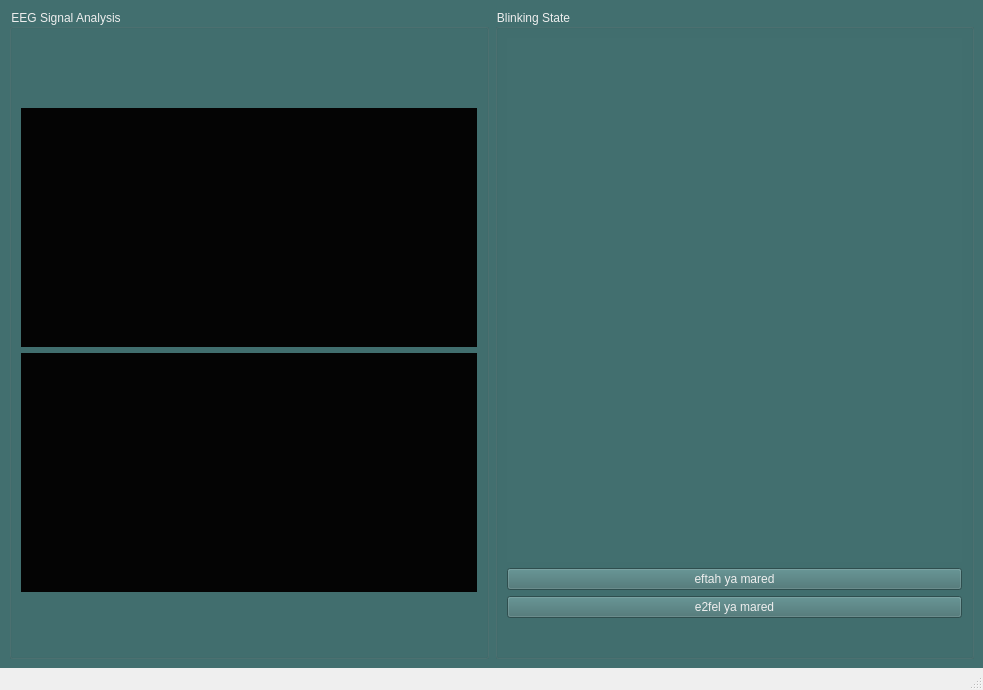
<?xml version="1.0" encoding="UTF-8"?>
<ui version="4.0">
 <class>MainWindow</class>
 <widget class="QMainWindow" name="MainWindow">
  <property name="geometry">
   <rect>
    <x>0</x>
    <y>0</y>
    <width>983</width>
    <height>690</height>
   </rect>
  </property>
  <property name="windowTitle">
   <string>MainWindow</string>
  </property>
  <widget class="QWidget" name="centralwidget">
   <property name="styleSheet">
    <string notr="true">color: rgb(238, 238, 238);
background-color: rgb(66, 111, 111);</string>
   </property>
   <layout class="QGridLayout" name="gridLayout">
    <item row="0" column="0">
     <widget class="QGroupBox" name="groupBox1">
      <property name="styleSheet">
       <string notr="true">color: rgb(238, 238, 238);</string>
      </property>
      <property name="title">
       <string>EEG Signal Analysis</string>
      </property>
      <layout class="QVBoxLayout" name="verticalLayout_7">
       <item>
        <spacer name="verticalSpacer_7">
         <property name="orientation">
          <enum>Qt::Vertical</enum>
         </property>
         <property name="sizeType">
          <enum>QSizePolicy::Preferred</enum>
         </property>
         <property name="sizeHint" stdset="0">
          <size>
           <width>20</width>
           <height>70</height>
          </size>
         </property>
        </spacer>
       </item>
       <item>
        <layout class="QVBoxLayout" name="verticalLayout1">
         <item>
          <widget class="QWidget" name="unfilteredSignalWidget" native="true">
           <property name="styleSheet">
            <string notr="true">background-color:rgb(4, 4, 4)</string>
           </property>
          </widget>
         </item>
        </layout>
       </item>
       <item>
        <layout class="QVBoxLayout" name="verticalLayout2">
         <item>
          <widget class="QWidget" name="filteredSignalWidget" native="true">
           <property name="styleSheet">
            <string notr="true">background-color:rgb(4, 4, 4)</string>
           </property>
          </widget>
         </item>
        </layout>
       </item>
       <item>
        <spacer name="verticalSpacer">
         <property name="orientation">
          <enum>Qt::Vertical</enum>
         </property>
         <property name="sizeType">
          <enum>QSizePolicy::Preferred</enum>
         </property>
         <property name="sizeHint" stdset="0">
          <size>
           <width>20</width>
           <height>35</height>
          </size>
         </property>
        </spacer>
       </item>
       <item>
        <layout class="QHBoxLayout" name="horizontalLayout_4">
         <item>
          <spacer name="horizontalSpacer_8">
           <property name="orientation">
            <enum>Qt::Horizontal</enum>
           </property>
           <property name="sizeHint" stdset="0">
            <size>
             <width>40</width>
             <height>20</height>
            </size>
           </property>
          </spacer>
         </item>
         <item>
          <spacer name="horizontalSpacer_4">
           <property name="orientation">
            <enum>Qt::Horizontal</enum>
           </property>
           <property name="sizeHint" stdset="0">
            <size>
             <width>60</width>
             <height>20</height>
            </size>
           </property>
          </spacer>
         </item>
        </layout>
       </item>
      </layout>
     </widget>
    </item>
    <item row="0" column="1">
     <widget class="QGroupBox" name="groupBox2">
      <property name="styleSheet">
       <string notr="true">color: rgb(238, 238, 238);</string>
      </property>
      <property name="title">
       <string>Blinking State</string>
      </property>
      <layout class="QVBoxLayout" name="verticalLayout_2">
       <item>
        <layout class="QHBoxLayout" name="horizontalLayout_5">
         <item>
          <widget class="QLabel" name="imageLabel">
           <property name="text">
            <string/>
           </property>
           <property name="alignment">
            <set>Qt::AlignCenter</set>
           </property>
          </widget>
         </item>
        </layout>
       </item>
       <item>
        <widget class="QPushButton" name="openEyeButton">
         <property name="text">
          <string>eftah ya mared</string>
         </property>
        </widget>
       </item>
       <item>
        <widget class="QPushButton" name="closeEyeButton">
         <property name="text">
          <string>e2fel ya mared</string>
         </property>
        </widget>
       </item>
       <item>
        <spacer name="verticalSpacer_2">
         <property name="orientation">
          <enum>Qt::Vertical</enum>
         </property>
         <property name="sizeType">
          <enum>QSizePolicy::Fixed</enum>
         </property>
         <property name="sizeHint" stdset="0">
          <size>
           <width>17</width>
           <height>27</height>
          </size>
         </property>
        </spacer>
       </item>
       <item>
        <spacer name="horizontalSpacer">
         <property name="orientation">
          <enum>Qt::Horizontal</enum>
         </property>
         <property name="sizeHint" stdset="0">
          <size>
           <width>40</width>
           <height>2</height>
          </size>
         </property>
        </spacer>
       </item>
      </layout>
     </widget>
    </item>
   </layout>
   <widget class="QWidget" name="layoutWidget">
    <property name="geometry">
     <rect>
      <x>0</x>
      <y>0</y>
      <width>2</width>
      <height>2</height>
     </rect>
    </property>
    <layout class="QHBoxLayout" name="horizontalLayout"/>
   </widget>
  </widget>
  <widget class="QMenuBar" name="menubar">
   <property name="geometry">
    <rect>
     <x>0</x>
     <y>0</y>
     <width>983</width>
     <height>22</height>
    </rect>
   </property>
  </widget>
  <widget class="QStatusBar" name="statusbar"/>
 </widget>
 <resources/>
 <connections/>
</ui>
